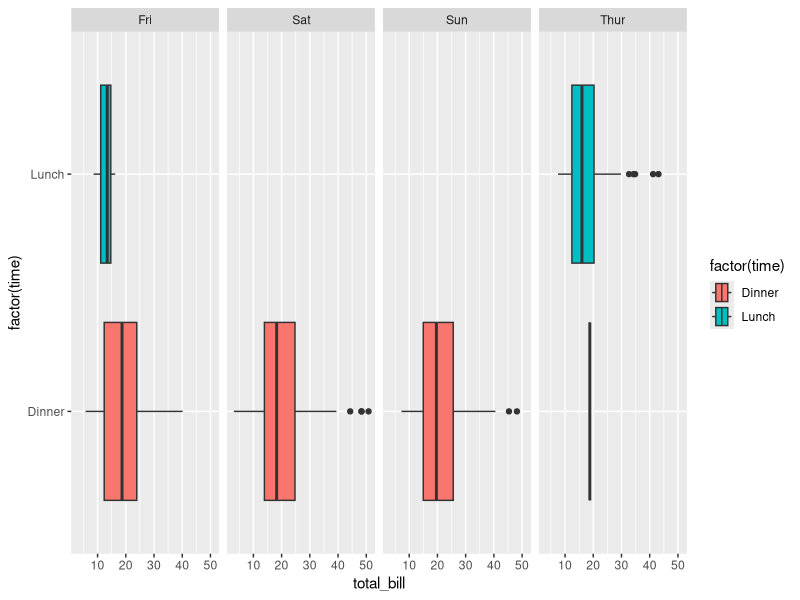

Reproduce this figure in R.
library(ggplot2)
library(reshape2)

ggplot(tips, aes(x=total_bill, y=factor(time), fill=factor(time))) +
geom_boxplot() +
facet_grid(cols=vars(day))
